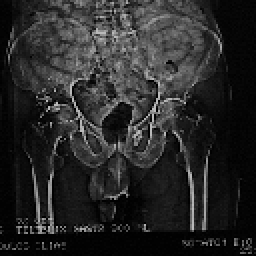
%> input picture Task3_Contrast_Techniques/Pelvis.bmp, 128 x 128 px (shown 2 times larger)
$ octave Lab3_cdfHistogramModification_image.m   (GNU Octave 9; MATLAB toolbox functions it lacks are replaced by stand-ins)
%> lines starting %> are read from the running program, lines starting %| are printed output that depends on the picture
### Task3_Contrast_Techniques/CDF_HistMod_Eqn.m
function [C]=CDF_HistMod_Eqn(B,tones)

% [5 lines of commented-out code are left out]

B=(tones-1)*B/max(max(B));
M = size(B,1);N=size(B,2);
tone_values = M*M/tones;

q = tone_values*ones(tones-1);

CDFh = zeros(tones,1); CDFq = zeros(tones,1);
[h]=f_histogram(B,tones);

for i=1:tones
    for j=1:i
       CDFh(i) = CDFh(i) + h(j);
       CDFq(i) = CDFq(i) + q(j);
    end
end


maxi = max(B(:));
for i=1:M
    for j=1:N
%         p=B(i,j);
        p=(tones-1)*B(i,j)/maxi;
    C(i,j)=(CDFh(round(p+1))/tone_values)-1;
    if C(i,j)<0
        C(i,j)=0;
    end
    end
end

%     C=round(C);

### Task3_Contrast_Techniques/f_histogram.m

function [h]=f_histogram(A,tones)
M=size(A,1);N=size(A,2);
tn=0:(tones-1);
C=reshape(A',M*N,1);%from 2d-->1d matrix
h=hist(C,tn);%find histogram

### Task3_Contrast_Techniques/Lab3_cdfHistogramModification_image.m
% function []=Lab3_cdfHistogramModification_image()
clc;close all;
A=imread('pelvis.bmp');
%> A is the input picture: size 128x128 uint8; min 1, max 186, mean 40
A=double(A);
%> A: size 128x128 double
N=size(A,1);M=size(A,2);
%> after `N=size(A,1)`: N = 128
%> after `M=size(A,2)`: M = 128
sprintf('N= %f  M=%f',N,M);
image_depth=256 ;tones=256;
%plot original image
%-------cdf Histogram modification  process-------------
fprintf('\n Start cdf Histogram Modification process  \n\n');
tic
HMmethod=2;
switch HMmethod
    case 1
        Z=CDF_HistMod_Table(A,tones);
        s='Equalized by CDF_Table method';
    case 2
        Z=CDF_HistMod_Eqn(A,tones);
%> in CDF_HistMod_Eqn, `B=(tones-1)*B/max(max(B));`:
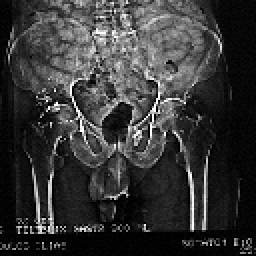
%> B: size 128x128 double (shown 2 times larger); min 1.37, max 255, mean 54.9
%> in f_histogram, `h=hist(C,tn);`: h = 256 values, max 1355 at index 6, min 0 at index 1, mean 64
%> after the loop in CDF_HistMod_Eqn, `for i=1:tones`: CDFh = 256 values from 0 to 16384; CDFq = 256 values from 64 to 16384
%> in CDF_HistMod_Eqn, `maxi = max(B(:));`: maxi = 255
%> after the loop in CDF_HistMod_Eqn, `for i=1:M`:
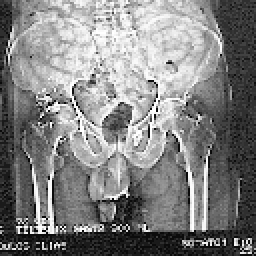
%> C: size 128x128 double (shown 2 times larger); min 11.72, max 255, mean 130.4
        s='Equalized by CDF_Equation method';
end
toc

%--------end of cfd HMod process----------------------
figure(1);
subplot(2,2,1);imshow(A,[]);title('original image');

subplot(2,2,2);imshow(Z,[]);title(s,'interpreter','none');
h_A=f_histogram(A,tones);h_Z=f_histogram(Z,tones);
%> after `h_A=f_histogram(A,tones)`: h_A = 256 values, max 1355 at index 5, min 0 at index 1, mean 64
%> after `h_Z=f_histogram(Z,tones)`: h_Z = 256 values, max 1355 at index 49, min 0 at index 1, mean 64
subplot(2,2,3);plot(h_A/max(h_A));title('original image histogram ');
subplot(2,2,4);plot(h_Z/max(h_Z),'r');title('CDF-image histogram');
%> after `title('CDF-image histogram')`:
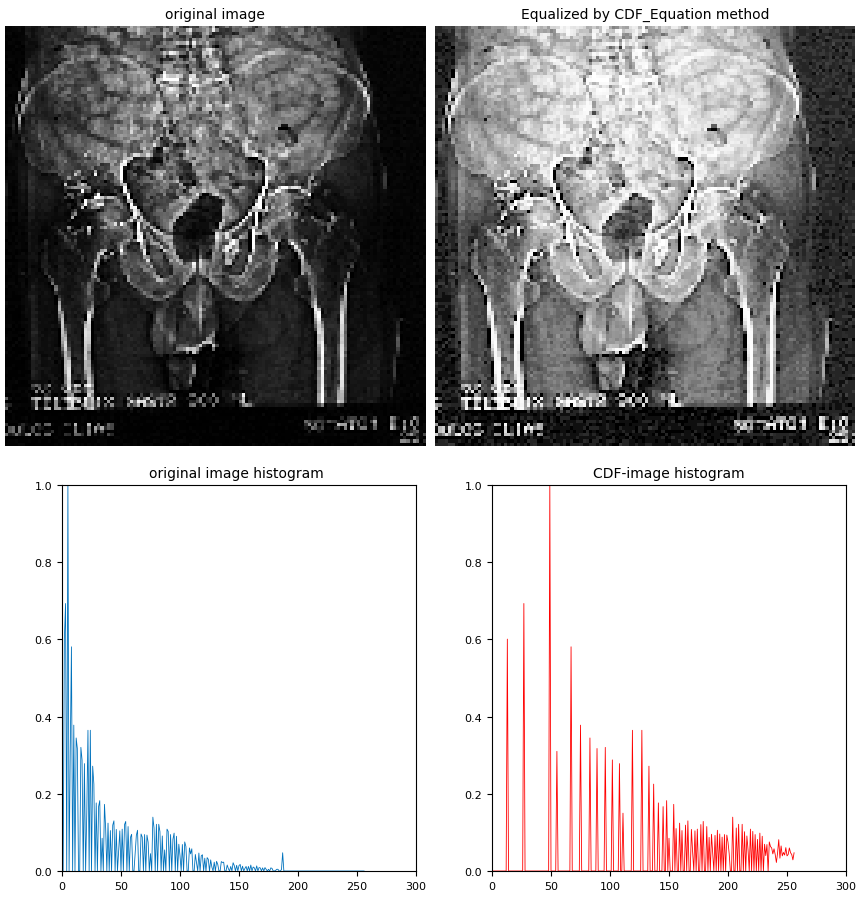
%> figure redrawn from the program's plot data, 4 panels


figure(2)
J1 = histeq(uint8(A));
subplot(2,2,1);imshow(J1,[]);title('HE (CDF) Matlab')
h_J1=f_histogram(J1,tones);
%> h_J1 = 256 values, max 1355 at index 46, min 0 at index 1, mean 64
subplot(2,2,2);plot(h_J1/max(h_J1) );title('CDF histogram Matlab')

 %++++++++ TO AKOLOY8O MONO GIA MATLAB CLAHE+++++

J2 = adapthisteq(uint8(A),'clipLimit',0.02,'Distribution','uniform');
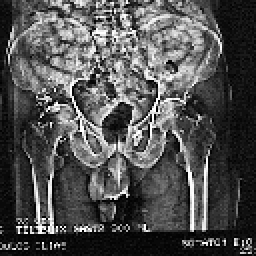
%> J2: size 128x128 uint8 (shown 2 times larger); min 0, max 255, mean 80.6
% 'uniform', 'rayleigh', 'exponential'
subplot(2,2,3);imshow(J2,[]);title('CLAHE');
h_J2=f_histogram(J2,tones);
%> h_J2 = 256 values, max 594 at index 5, min 3 at index 1, mean 64
subplot(2,2,4);plot(h_J2/max(h_J2) );
title('CLAHE histogram');
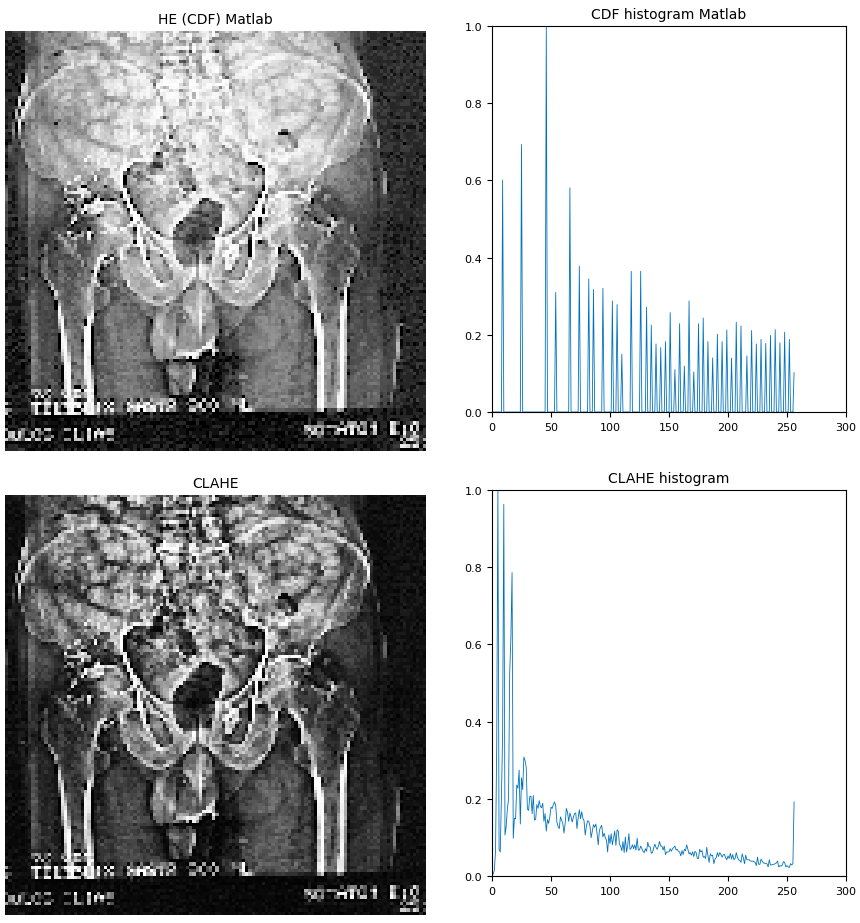
%> figure redrawn from the program's plot data, 4 panels


% [68 lines of commented-out code are left out]

$ run again, with Task3_Contrast_Techniques/Lung_130.bmp copied over Task3_Contrast_Techniques/Pelvis.bmp
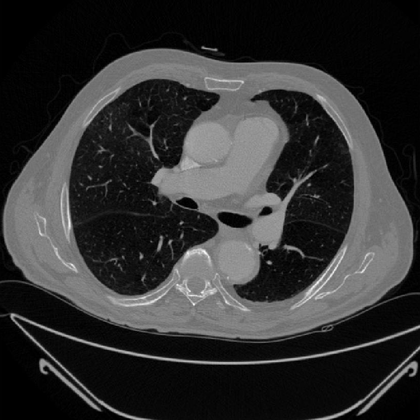
%> input picture Task3_Contrast_Techniques/Lung_130.bmp, 420 x 420 px, shrunk from 823 x 823 before the run
%> A is the input picture: size 420x420 uint8; min 0, max 250, mean 50.7
%> A: size 420x420 double
%> in f_histogram, `h=hist(C,tn);`: h = 256 values, max 10613 at index 3, min 0 at index 27, mean 689.1
%> after the loop in CDF_HistMod_Eqn, `for i=1:tones`: CDFh = 256 values from 8370 to 176400; CDFq = 256 values from 689.1 to 176400
%> maxi = 255
%> after the loop in CDF_HistMod_Eqn, `for i=1:M`:
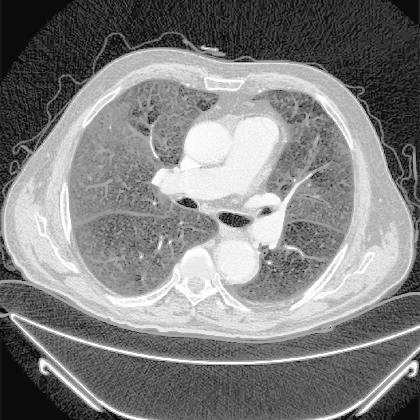
%> C: size 420x420 double; min 11.15, max 255, mean 129.9
%> h_A = 256 values, max 10613 at index 3, min 0 at index 236, mean 689.1
%> h_Z = 256 values, max 10613 at index 38, min 0 at index 1, mean 689.1
%> h_J1 = 256 values, max 10613 at index 33, min 0 at index 1, mean 689.1
%> h_J2 = 256 values, max 8042 at index 16, min 8 at index 255, mean 689.1
%> `title('CLAHE histogram');`:
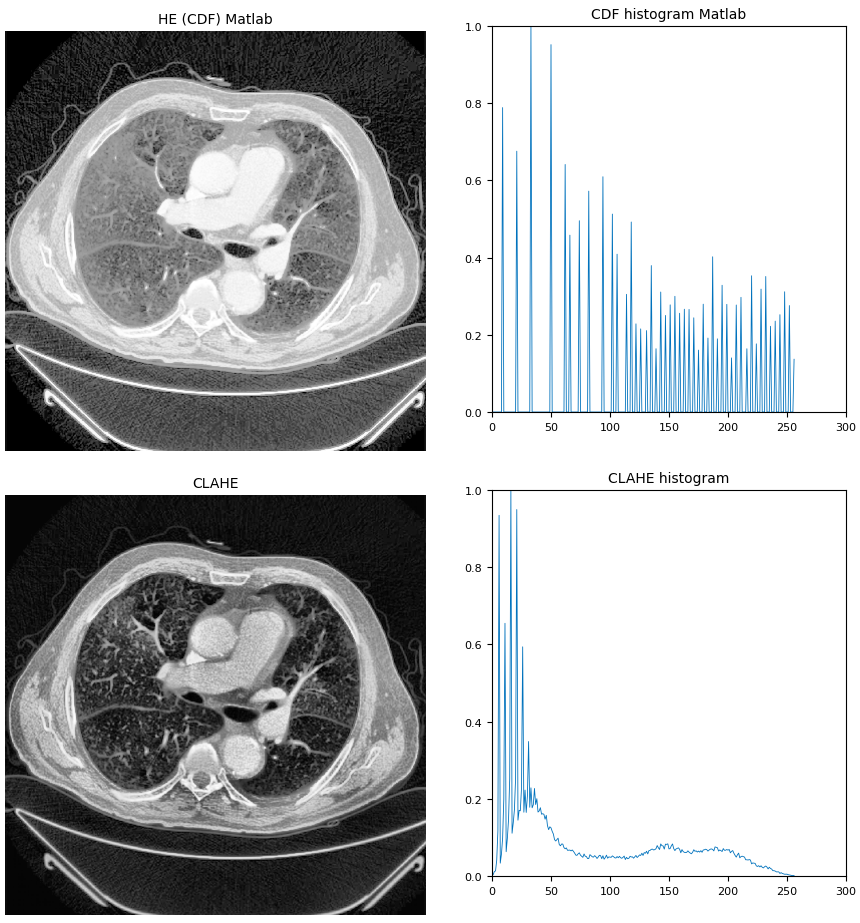
%> figure redrawn from the program's plot data, 4 panels
